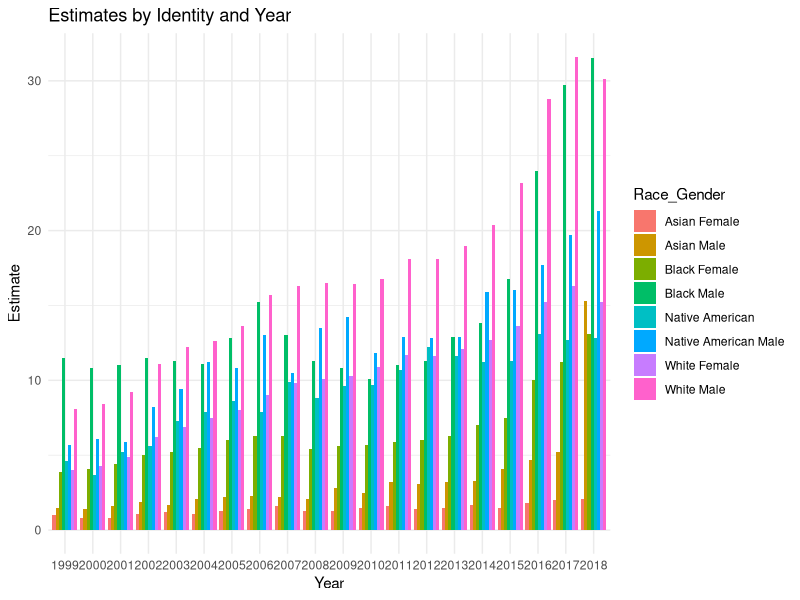

The R source for this figure:
## ---- chunk 1
install.packages("tidyverse")
library(tidyverse)
install.packages("ggplot2")
library(ggplot2)
drug <- read_csv("drug_data.csv")
## ---- chunk 2

##In producing these tables, we can visualize the numerical assignment that corresponds to a given variable category. This information allows us to then clean the data set with new variables that separates race and gender, since these are grouped together. 

##This table tells us which single digit number represents the racial/sex level of the STUB_NAME variable. 
table(drug$STUB_NAME_NUM, drug$STUB_NAME)

## 4 is the number for Race and Gender, so we filtered on this to see which decimal number corresponds to each racial/gender group. 
drug_exam <- drug %>% 
  filter(STUB_NAME_NUM == 4)


##We make another table with this conclusively find the number and label correspondence. 
table(drug_exam$STUB_LABEL_NUM, drug_exam$STUB_LABEL)

##4.1 is White Males, 4.2 is Black Males, 4.3 is Native American Males, 4.4 is Asian Males, 4.5 is White Females, 4.6 is Black Females, 4.7 is Native American Females, and 4.8 is Asian Female

drug_racial <- drug %>% 
  filter(STUB_NAME_NUM == 4) %>%
  rename(Race_Gender = "STUB_LABEL_NUM") %>% 
  mutate(
     Race_Gender = case_when(
      Race_Gender == 4.1 ~ "White Male",
      Race_Gender == 4.2 ~ "Black Male",
      Race_Gender == 4.3 ~ "Native American Male",
      Race_Gender == 4.4 ~ "Asian Male",
      Race_Gender == 4.5 ~ "White Female",
      Race_Gender == 4.6 ~ "Black Female",
      Race_Gender == 4.7 ~ "Native American",
      Race_Gender == 4.8 ~ "Asian Female",
      TRUE ~ "Unknown" 
     ))


drug_RG <- drug %>% 
  filter(STUB_NAME_NUM == 4) %>%
  rename(Race_Gender = "STUB_LABEL_NUM") %>% 
  mutate(
     Race_Gender = case_when(
      Race_Gender == 4.1 ~ "White Male",
      Race_Gender == 4.2 ~ "Black Male",
      Race_Gender == 4.3 ~ "Native American Male",
      Race_Gender == 4.4 ~ "Asian Male",
      Race_Gender == 4.5 ~ "White Female",
      Race_Gender == 4.6 ~ "Black Female",
      Race_Gender == 4.7 ~ "Native American",
      Race_Gender == 4.8 ~ "Asian Female",
      TRUE ~ "Unknown" 
    )) %>% 
   mutate(
    Race = case_when(
      grepl("Black", Race_Gender) ~ "Black",
      grepl("White", Race_Gender) ~ "White",
      grepl("Native American", Race_Gender) ~ "Native American",
      grepl("Asian", Race_Gender) ~ "Asia",
      TRUE ~ "Unknown"
    )) %>% 
  mutate(
    Gender = case_when(
      grepl("Female", Race_Gender) ~ "Female",
      grepl("Male", Race_Gender) ~ "Male",
      TRUE ~ "Unknown"))
  

##To narrow our inquiry further, we will also identify what type of drug was responsible for a given overdose, with another tables 
table(drug$PANEL, drug$PANEL_NUM)

## This tells us that 0 represents all drug overdose deaths regardless of drug type, 1 represents drug overdose deaths from any opioid, 2 represents any drug overdose death from synthetic opioids, 3 represents drug overdose deaths from methadone, 4 represents drug overdose deaths from sythentic opioids besides methadone, and 5 represents drug overdose deaths from heroin, allowing us to filter accordingly to impact if the death rate estimates vary by racial/gender groups based on the type of drug causing the overdose. 


  
## ---- chunk 3
ggplot(drug_racial, aes(x = factor(YEAR), y = ESTIMATE, fill = Race_Gender)) +
  geom_bar(stat = "identity", position = "dodge") +
  labs(title = "Estimates by Identity and Year",
       x = "Year",
       y = "Estimate") +
  theme_minimal()
## ---- chunk 4

## ---- chunk 5


## ---- chunk 6


## ---- chunk 7

## ---- chunk 8

## ---- chunk 9

## ---- chunk 10


## ---- chunk 11

## ---- chunk 12

## ---- chunk 13
